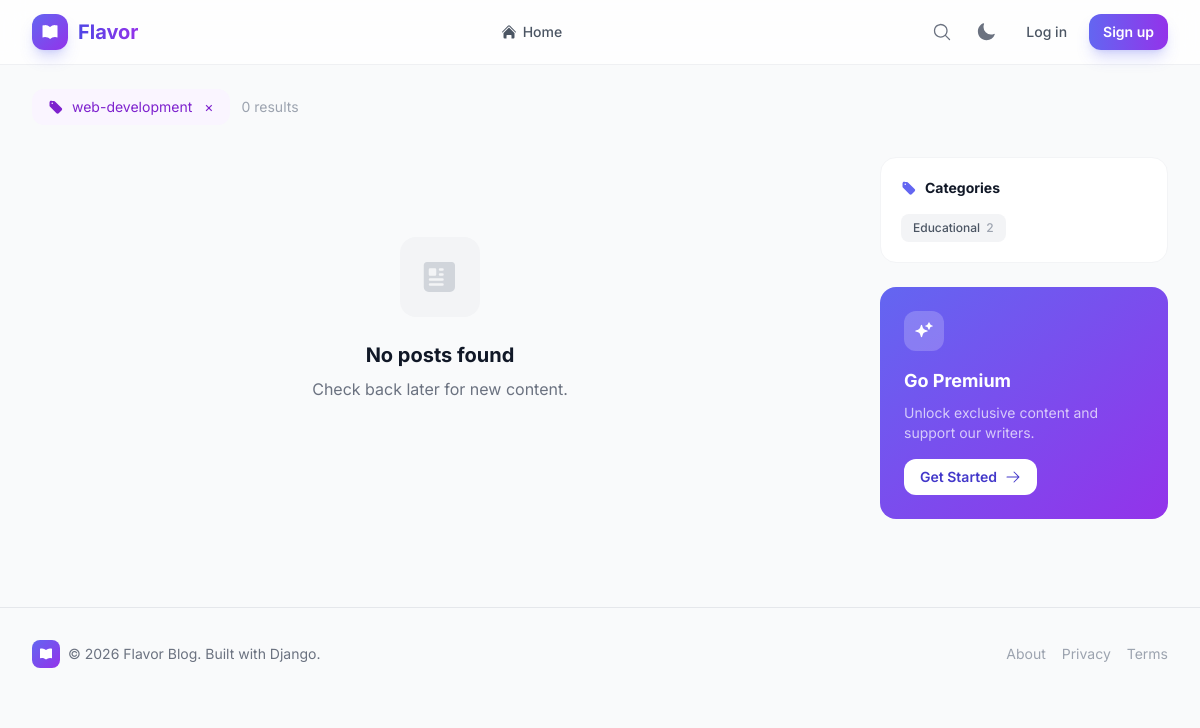
Page /?category=web-development on the earlier database version.
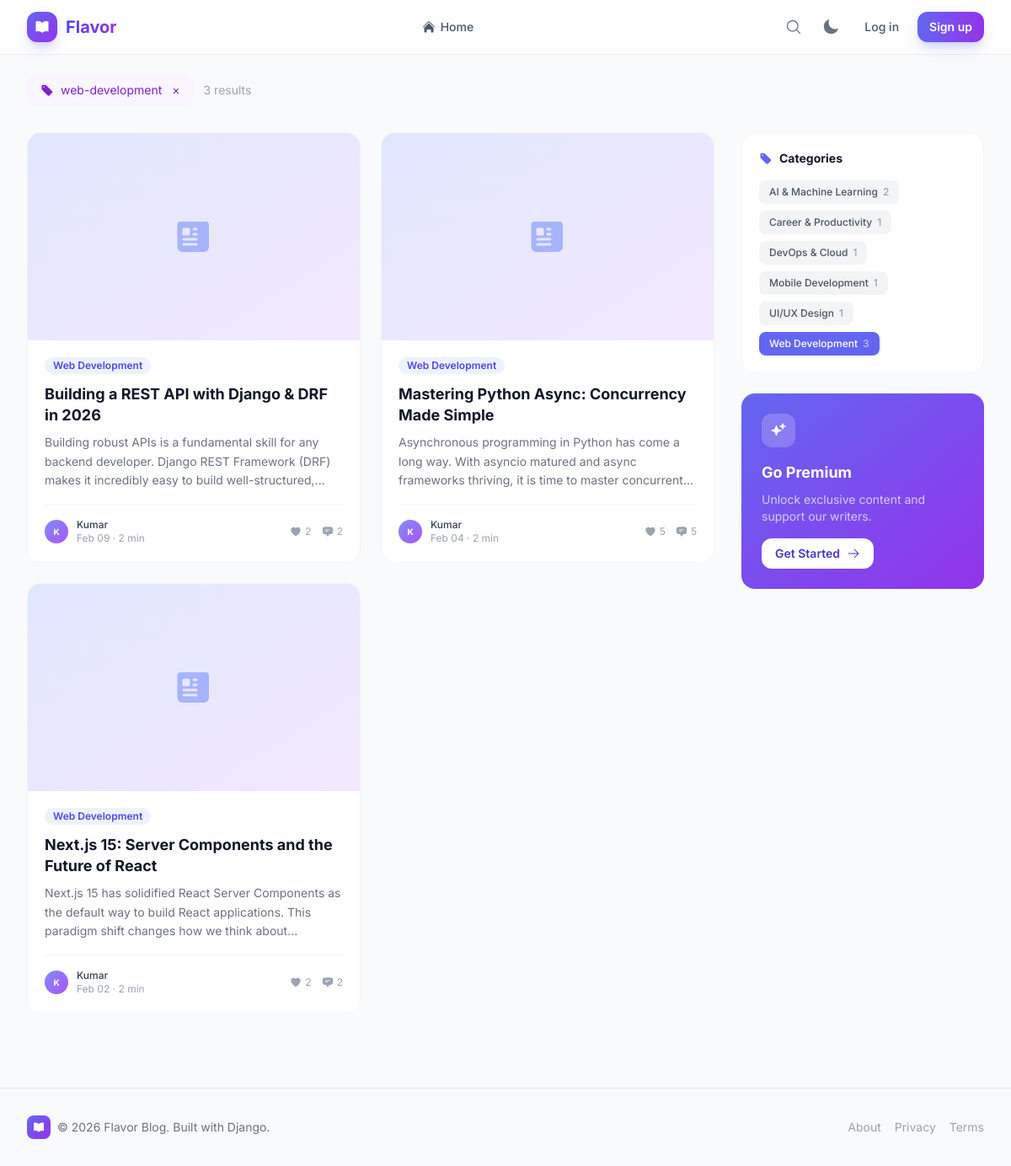
Same page on the later database version.
### blog/models.py (models this page shows, shortened)
class Category(models.Model):
    name = models.CharField(max_length=100, unique=True)
    slug = models.SlugField(max_length=100, unique=True)
    description = models.TextField(blank=True)
    icon = models.CharField(max_length=50, blank=True, help_text="CSS icon class or emoji")
    class Meta:
        verbose_name_plural = "categories"

class Post(models.Model):
    STATUS_CHOICES = (('draft', 'Draft'), ('published', 'Published'))
    ACCESS_LEVEL_CHOICES = (('free', 'Free'), ('premium', 'Premium'))
    title = models.CharField(max_length=255)
    slug = models.SlugField(max_length=255, unique_for_date='publish_date')
    excerpt = models.TextField(blank=True, help_text="Short summary shown on cards. Auto-generated if blank.")
    author = models.ForeignKey(settings.AUTH_USER_MODEL, on_delete=models.CASCADE, related_name='blog_posts')
    body = models.TextField()
    featured_image = models.ImageField(upload_to='post_images/', null=True, blank=True)
    category = models.ForeignKey(Category, on_delete=models.SET_NULL, null=True, related_name='posts')
    tags = TaggableManager(blank=True)
    publish_date = models.DateTimeField(default=timezone.now)
    created_date = models.DateTimeField(auto_now_add=True)
    updated_date = models.DateTimeField(auto_now=True)
    status = models.CharField(max_length=10, choices=STATUS_CHOICES, default='published')
    access_level = models.CharField(max_length=10, choices=ACCESS_LEVEL_CHOICES, default='free')
    view_count = models.PositiveIntegerField(default=0)
    class Meta:
        ordering = ('-publish_date',)
    def get_absolute_url(self):
        return reverse('post_detail', args=[self.slug])
    @property
    def reading_time(self):
        word_count = len(self.body.split())
        return max(1, math.ceil(word_count / 200))
    def get_excerpt(self):
        if self.excerpt:
            return self.excerpt
        import re
        clean = re.sub(r'<[^>]+>', '', self.body)
        return clean[:160].rsplit(' ', 1)[0] + '...' if len(clean) > 160 else clean

class User(AbstractUser):
    ROLE_CHOICES = (
        ('reader', 'Reader'),
        ('author', 'Author'),
    )
    email = models.EmailField(unique=True)
    role = models.CharField(max_length=10, choices=ROLE_CHOICES, default='reader')
    USERNAME_FIELD = 'email'
    REQUIRED_FIELDS = ['username']

### blog/views.py (the view)
# urls.py: path('', views.PostListView.as_view(), name='post_list'),
class PostListView(ListView):
    model = Post
    template_name = 'blog/post_list.html'
    context_object_name = 'posts'
    paginate_by = 9
    def get_queryset(self):
        qs = Post.objects.filter(status='published').select_related('author', 'category').annotate(
            like_count=Count('likes'),
            comment_count=Count('comments'),
        )
        query = self.request.GET.get('q')
        if query:
            qs = qs.filter(Q(title__icontains=query) | Q(body__icontains=query) | Q(tags__name__icontains=query)).distinct()
        cat = self.request.GET.get('category')
        if cat:
            qs = qs.filter(category__slug=cat)
        tag = self.request.GET.get('tag')
        if tag:
            qs = qs.filter(tags__name__in=[tag])
        return qs
    def get_context_data(self, **kwargs):
        ctx = super().get_context_data(**kwargs)
        ctx['categories'] = Category.objects.annotate(post_count=Count('posts')).filter(post_count__gt=0)
        ctx['search_query'] = self.request.GET.get('q', '')
        ctx['active_category'] = self.request.GET.get('category', '')
        ctx['active_tag'] = self.request.GET.get('tag', '')
        ctx['featured_post'] = Post.objects.filter(status='published').order_by('-view_count').first()
        if self.request.user.is_authenticated:
            ctx['bookmarked_ids'] = list(Bookmark.objects.filter(user=self.request.user).values_list('post_id', flat=True))
        else:
            ctx['bookmarked_ids'] = []
        return ctx

### blog/templates/blog/post_list.html (shortened to what the changed rows need)
{% extends 'base.html' %}
{% block content %}
<div class="space-y-8">
  {% if search_query or active_category or active_tag %}
  <div class="flex flex-wrap items-center gap-3">
    {% if active_category %}
    <div class="flex items-center gap-2 px-4 py-2 bg-purple-50 dark:bg-purple-900/30 text-purple-700 dark:text-purple-300 rounded-xl text-sm">
      {{ active_category }}
      <a href="{% url 'post_list' %}" class="ml-1 hover:text-purple-900">&times;</a>
    </div>
    {% endif %}
    <span class="text-sm text-gray-400">{{ posts|length }} result{{ posts|length|pluralize }}</span>
  </div>
  {% endif %}
  <div class="flex flex-col lg:flex-row gap-8">
    <div class="flex-1">
      {% if posts %}
      <div class="grid grid-cols-1 md:grid-cols-2 lg:grid-cols-2 xl:grid-cols-3 gap-6">
        {% for post in posts %}
        <article class="fade-up card-hover group bg-white dark:bg-gray-900 rounded-2xl border border-gray-100 dark:border-gray-800 overflow-hidden flex flex-col">
          {% if post.featured_image %}
          <a href="{{ post.get_absolute_url }}" class="block aspect-[16/10] overflow-hidden">
            <img src="{{ post.featured_image.url }}" alt="{{ post.title }}" class="w-full h-full object-cover group-hover:scale-105 transition-transform duration-500">
          </a>
          {% else %}
          <a href="{{ post.get_absolute_url }}" class="block aspect-[16/10] bg-gradient-to-br from-brand-100 to-purple-100 dark:from-brand-900/30 dark:to-purple-900/30 flex items-center justify-center">
          </a>
          {% endif %}
          <div class="p-5 flex flex-col flex-1">
            <div class="flex items-center gap-2 mb-3">
              {% if post.category %}
              <a href="?category={{ post.category.slug }}" class="px-2.5 py-0.5 text-xs font-semibold rounded-full bg-brand-50 dark:bg-brand-900/30 text-brand-600 dark:text-brand-400 hover:bg-brand-100 transition-colors">{{ post.category.name }}</a>
              {% endif %}
            </div>
            <h2 class="text-lg font-bold text-gray-900 dark:text-white leading-snug mb-2 group-hover:text-brand-600 dark:group-hover:text-brand-400 transition-colors">
              <a href="{{ post.get_absolute_url }}">{{ post.title }}</a>
            </h2>
            <p class="text-sm text-gray-500 dark:text-gray-400 leading-relaxed mb-4 line-clamp-3">{{ post.get_excerpt }}</p>
            <div class="mt-auto flex items-center justify-between pt-4 border-t border-gray-100 dark:border-gray-800">
              <div class="flex items-center gap-2.5">
                <div class="w-7 h-7 rounded-full bg-gradient-to-br from-brand-400 to-purple-500 flex items-center justify-center text-white text-[10px] font-bold">
                  {{ post.author.username|make_list|first|upper }}
                </div>
                <div class="text-xs">
                  <p class="font-medium text-gray-700 dark:text-gray-300">{{ post.author.username }}</p>
                  <p class="text-gray-400">{{ post.publish_date|date:"M d" }} &middot; {{ post.reading_time }} min</p>
                </div>
              </div>
              <div class="flex items-center gap-3 text-xs text-gray-400">
                <span class="flex items-center gap-1">
                  {{ post.like_count|default:"0" }}
                </span>
                <span class="flex items-center gap-1">
                  {{ post.comment_count|default:"0" }}
                </span>
              </div>
            </div>
          </div>
        </article>
        {% endfor %}
      </div>
      {% else %}
      <div class="text-center py-20">
        <div class="w-20 h-20 mx-auto mb-6 rounded-2xl bg-gray-100 dark:bg-gray-800 flex items-center justify-center">
        </div>
        <h3 class="text-xl font-bold text-gray-900 dark:text-white mb-2">No posts found</h3>
        <p class="text-gray-500 dark:text-gray-400 mb-6">{% if search_query %}Try a different search term.{% else %}Check back later for new content.{% endif %}</p>
      </div>
      {% endif %}
    </div>
    <aside class="w-full lg:w-72 xl:w-80 flex-shrink-0 space-y-6">
      {% if categories %}
      <div class="bg-white dark:bg-gray-900 rounded-2xl border border-gray-100 dark:border-gray-800 p-5">
        <div class="flex flex-wrap gap-2">
          {% for cat in categories %}
          <a href="?category={{ cat.slug }}" class="inline-flex items-center gap-1.5 px-3 py-1.5 text-xs font-medium rounded-lg transition-all
            {% if active_category == cat.slug %}bg-brand-500 text-white{% else %}bg-gray-100 dark:bg-gray-800 text-gray-600 dark:text-gray-300 hover:bg-brand-50 dark:hover:bg-brand-900/20 hover:text-brand-600{% endif %}">
            {{ cat.name }}
            <span class="{% if active_category == cat.slug %}text-white/60{% else %}text-gray-400{% endif %}">{{ cat.post_count }}</span>
          </a>
          {% endfor %}
        </div>
      </div>
      {% endif %}
    </aside>
  </div>
</div>
{% endblock %}

Differences in the rows shown:
removed Category: name "Educational", post_count "2"
added Category: slug "web-development", name "Web Development", post_count "3"
added Post: category.name "Web Development", title "Building a REST API with Django & DRF in 2026", get_excerpt "Building robust APIs is a fundamental skill for any backend developer. Django REST Framework (DRF) makes it incredibly easy to build well-structured,...", author.username|make_list "K", author.username "Kumar", publish_date "Feb 09", reading_time "2", like_count "2", comment_count "2"
added Post: category.name "Web Development", title "Mastering Python Async: Concurrency Made Simple", get_excerpt "Asynchronous programming in Python has come a long way. With asyncio matured and async frameworks thriving, it is time to master…", author.username|make_list "K", author.username "Kumar", publish_date "Feb 04", reading_time "2", like_count "5", comment_count "5"
added Post: category.name "Web Development", title "Next.js 15: Server Components and the Future of React", get_excerpt "Next.js 15 has solidified React Server Components as the default way to build React applications. This paradigm shift changes how we think…", author.username|make_list "K", author.username "Kumar", publish_date "Feb 02", reading_time "2", like_count "2", comment_count "2"
added Category: name "AI & Machine Learning", post_count "2"
added Category: name "Career & Productivity", post_count "1"
added Category: name "DevOps & Cloud", post_count "1"
added Category: name "Mobile Development", post_count "1"
added Category: name "UI/UX Design", post_count "1"
Other differences:
{{ posts|length }}: "0" → "3"
{{ active_category }}: "web-development" → (not shown)
text no longer shown: "No posts found Check back later for new content."
